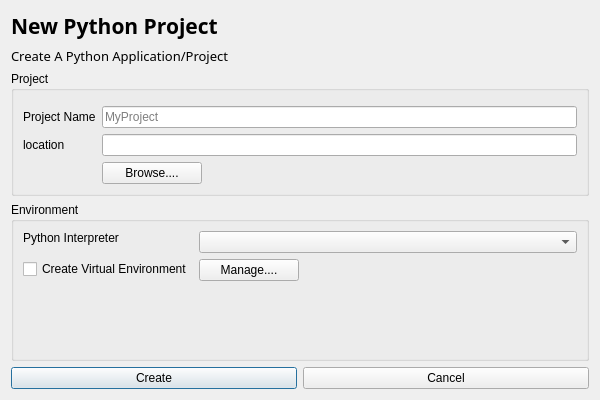
<?xml version="1.0" encoding="UTF-8"?>
<ui version="4.0">
 <class>Dialog</class>
 <widget class="QDialog" name="Dialog">
  <property name="geometry">
   <rect>
    <x>0</x>
    <y>0</y>
    <width>600</width>
    <height>400</height>
   </rect>
  </property>
  <property name="minimumSize">
   <size>
    <width>600</width>
    <height>400</height>
   </size>
  </property>
  <property name="maximumSize">
   <size>
    <width>600</width>
    <height>400</height>
   </size>
  </property>
  <property name="baseSize">
   <size>
    <width>600</width>
    <height>400</height>
   </size>
  </property>
  <property name="windowTitle">
   <string>Create Project :)</string>
  </property>
  <layout class="QVBoxLayout" name="verticalLayout_2">
   <item>
    <layout class="QVBoxLayout" name="verticalLayout">
     <item>
      <widget class="QLabel" name="titlelabel">
       <property name="font">
        <font>
         <family>Cascadia Mono</family>
         <pointsize>16</pointsize>
         <italic>false</italic>
         <bold>true</bold>
        </font>
       </property>
       <property name="text">
        <string>New Python Project</string>
       </property>
      </widget>
     </item>
     <item>
      <widget class="QLabel" name="DesciptionLabel">
       <property name="font">
        <font>
         <family>Cascadia Mono</family>
         <pointsize>10</pointsize>
        </font>
       </property>
       <property name="text">
        <string>Create A Python Application/Project</string>
       </property>
      </widget>
     </item>
     <item>
      <widget class="QGroupBox" name="ProjectGroup">
       <property name="title">
        <string>Project</string>
       </property>
       <layout class="QFormLayout" name="formLayout_2">
        <item row="0" column="0">
         <layout class="QFormLayout" name="formLayout"/>
        </item>
        <item row="1" column="0">
         <widget class="QLabel" name="ProjectNameLabel">
          <property name="text">
           <string>Project Name</string>
          </property>
         </widget>
        </item>
        <item row="1" column="1">
         <widget class="QLineEdit" name="ProjectNameEdit">
          <property name="placeholderText">
           <string>MyProject</string>
          </property>
         </widget>
        </item>
        <item row="3" column="0">
         <widget class="QLabel" name="locationLabel">
          <property name="text">
           <string>location</string>
          </property>
         </widget>
        </item>
        <item row="3" column="1">
         <widget class="QLineEdit" name="LocationEdit">
          <property name="enabled">
           <bool>true</bool>
          </property>
          <property name="sizePolicy">
           <sizepolicy hsizetype="Expanding" vsizetype="Fixed">
            <horstretch>0</horstretch>
            <verstretch>0</verstretch>
           </sizepolicy>
          </property>
          <property name="maximumSize">
           <size>
            <width>16777215</width>
            <height>16777215</height>
           </size>
          </property>
         </widget>
        </item>
        <item row="4" column="1">
         <widget class="QPushButton" name="BrowseButton">
          <property name="sizePolicy">
           <sizepolicy hsizetype="Preferred" vsizetype="Fixed">
            <horstretch>0</horstretch>
            <verstretch>0</verstretch>
           </sizepolicy>
          </property>
          <property name="maximumSize">
           <size>
            <width>100</width>
            <height>16777215</height>
           </size>
          </property>
          <property name="text">
           <string>Browse....</string>
          </property>
         </widget>
        </item>
       </layout>
      </widget>
     </item>
    </layout>
   </item>
   <item>
    <widget class="QGroupBox" name="environmentGroup">
     <property name="title">
      <string>Environment</string>
     </property>
     <layout class="QFormLayout" name="formLayout_4">
      <item row="1" column="0">
       <layout class="QFormLayout" name="formLayout_3">
        <property name="horizontalSpacing">
         <number>0</number>
        </property>
        <item row="0" column="0">
         <widget class="QLabel" name="PILabel">
          <property name="text">
           <string>Python Interpreter</string>
          </property>
         </widget>
        </item>
       </layout>
      </item>
      <item row="1" column="1">
       <widget class="QComboBox" name="InterpreterComboBox"/>
      </item>
      <item row="2" column="1">
       <widget class="QPushButton" name="ManageEnvButton">
        <property name="sizePolicy">
         <sizepolicy hsizetype="Preferred" vsizetype="Fixed">
          <horstretch>0</horstretch>
          <verstretch>0</verstretch>
         </sizepolicy>
        </property>
        <property name="maximumSize">
         <size>
          <width>100</width>
          <height>16777215</height>
         </size>
        </property>
        <property name="text">
         <string>Manage....</string>
        </property>
       </widget>
      </item>
      <item row="2" column="0">
       <widget class="QCheckBox" name="CreateVenvCheckBox">
        <property name="text">
         <string>Create Virtual Environment</string>
        </property>
       </widget>
      </item>
     </layout>
    </widget>
   </item>
   <item>
    <layout class="QHBoxLayout" name="buttonsLayout">
     <item>
      <widget class="QPushButton" name="createBut">
       <property name="text">
        <string>Create</string>
       </property>
       <property name="default">
        <bool>true</bool>
       </property>
      </widget>
     </item>
     <item>
      <widget class="QPushButton" name="cancelBut">
       <property name="text">
        <string>Cancel</string>
       </property>
      </widget>
     </item>
    </layout>
   </item>
  </layout>
 </widget>
 <resources/>
 <connections/>
</ui>
